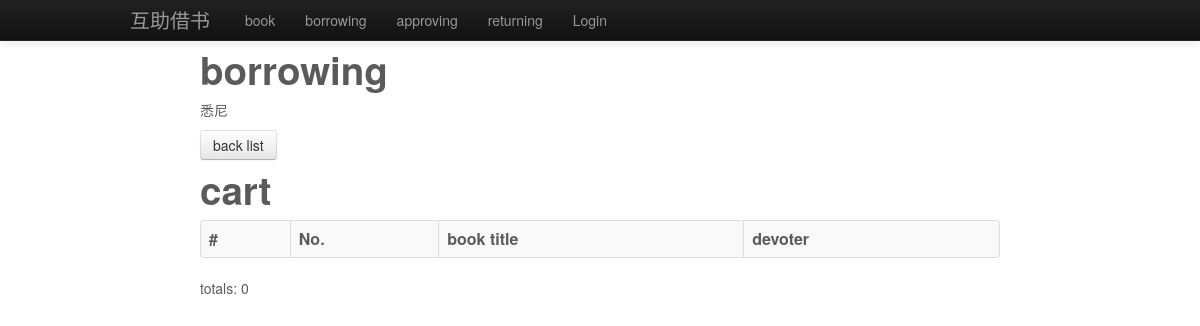
/book_borrow.php?id=2, run on an earlier commit of the app's database.
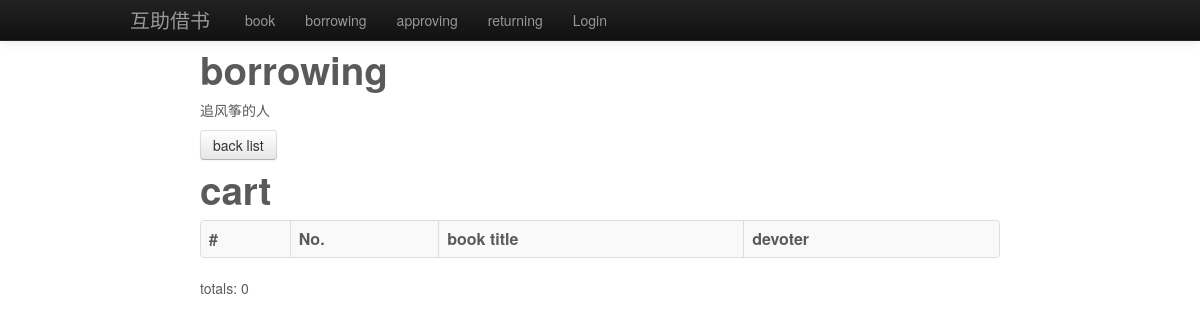
And on a later commit of the database.
### tables this page shows
create table book(
	 id INT NOT NULL AUTO_INCREMENT PRIMARY KEY,
     title NVARCHAR(100) NOT NULL,
     state int ,
     douban_img NVARCHAR(100),
     author_id int,
     devote_id int,
     borrow_user_id int
) default default;

### config.inc.php (called while the page is built, shortened)
<?
	$database = "bb";
	if ($database) {
    	$dbcheck = mysql_select_db("$database");
	}
	function db_query($sql){
		return mysql_query($sql);
	}
	class DB {
		public function query ($sql){
			$this->result = $this->db_check(mysql_query($sql));
			return $this -> result;
		}
		public function fetch_row($result){
			return mysql_fetch_row($result);
		}
		function db_check($r){
			return $r;
		}
	}
?>

### book_borrow.php (the view, shortened to what this page needs)
<?
	include "config.inc.php";
	$id = $_GET['id'];
	$d = new DB;
	$sql = "select title from book where id='${id}'";
	try{
	$result = $d -> query($sql);
		if (!$d -> is_empty($result)){
			$row = $d -> fetch_row($result);
			$title = $row[0];
		}
	}catch(Exception $e ){$log = new Log;$log->warn("${e}");}
?>
<html>
<head>
</head>
<body>
	<? include "banner.php";?>
	<div id="wrapper">
		<h1>borrowing  </h1>
		<p>  <?echo $title;?></p>
		<a href="book_list.php" class="btn">back list</a>
		<h1>cart</h1>
		<table cellpadding="2" class="table table-striped table-bordered">
		<tr>
			<th>#</th>
			<th>No.</th>
			<th>book title</th>
			<th>devoter</th>
		</tr>
<?
	if ($dbcheck) {
		$sql = "select bo.id ,bo.title ,bo.devote_id ,u.email
			from book bo
			left join user u on bo.devote_id = u.id
			where bo.state = 1 ";
		$count_sql = "select count(1) from (${sql}) balias";
		$result = db_query($count_sql);
		$row = mysql_fetch_row($result);
		$total_records = $row[0];
	}
?>
</table>
<?
	echo "totals: " . $total_records;
?>
	</div>
</body>
</html>

What changed in the data, as far as the page shows it:
changed book: title "悉尼" → "追风筝的人"
